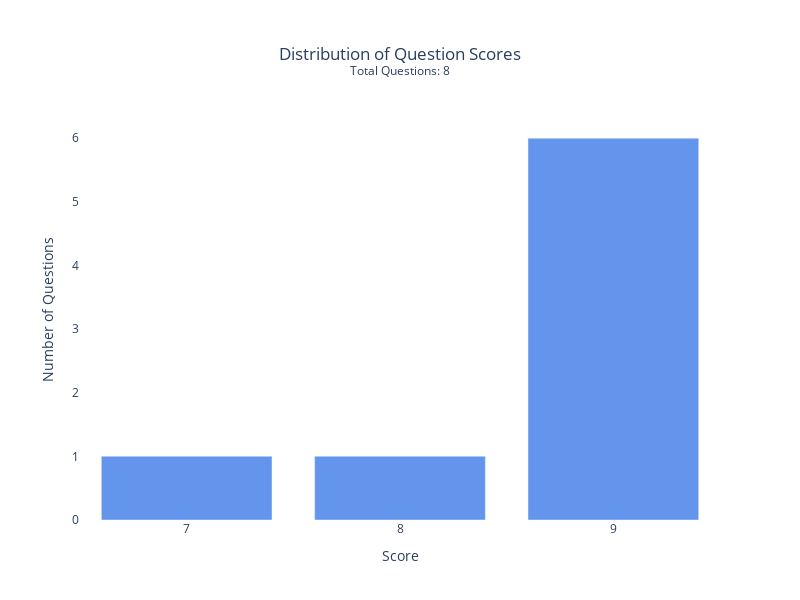

Notebook cell for this chart:
### Code cell
fig = plot_simple_score_distribution(scored_dataset,
                                     score_key="score",
                                    title="Distribution of Question Scores",
                                    x_title="Score",
                                    y_title="Number of Questions",
                                    bar_color='rgb(100,149,237)', 
                                    width=800,
                                    height=600)
fig.show()

### Figure 1 — Plotly figure (JSON) as saved in the notebook; plotly's stock layout.template omitted (floating-point values rounded to 4 significant figures)
{"data": [{"hoverinfo": "text", "hovertext": ["Score: 7<br>Count: 1<br>Percentage: 12.50%", "Score: 8<br>Count: 1<br>Percentage: 12.50%", "Score: 9<br>Count: 6<br>Percentage: 75.00%"], "marker": {"color": "rgb(100,149,237)"}, "type": "bar", "x": [7, 8, 9], "y": [1, 1, 6]}], "layout": {"height": 600, "plot_bgcolor": "white", "title": {"text": "Distribution of Question Scores<br><sup>Total Questions: 8</sup>", "x": 0.5, "xanchor": "center", "y": 0.9, "yanchor": "top"}, "width": 800, "xaxis": {"dtick": 1, "range": [6.5, 9.5], "showgrid": false, "tick0": 7, "tickmode": "linear", "title": {"text": "Score"}}, "yaxis": {"dtick": 1, "range": [0, 6.6], "showgrid": false, "tick0": 0, "tickmode": "linear", "title": {"text": "Number of Questions"}}}}
